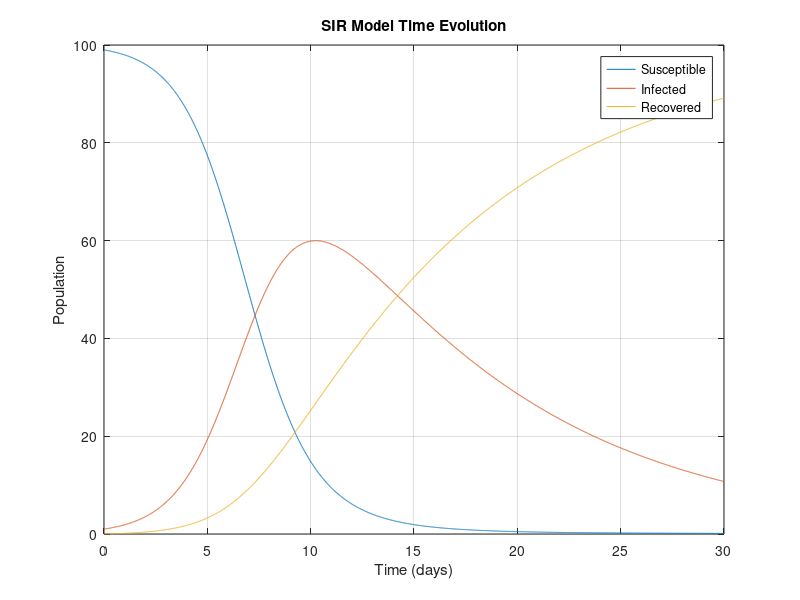
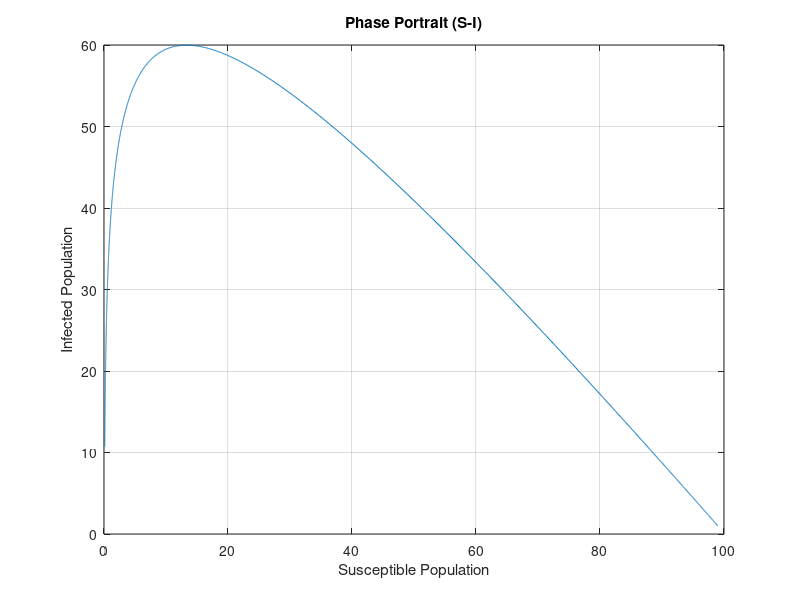

MATLAB code for these plots, in order:
function task_3a(N)
   % Model parameters
   if nargin < 1, N = 100;  end
   % Population size
   beta = 0.1;     % Recovery rate (1/10 days)
   R0 = 7.5;       % Basic reproduction number
   alpha = R0 * beta;  % Infection rate
   tMax = 30;      % Simulation time
   dt = 0.01;      % Time step

   % Initial conditions
   S = N - 1;
   I = 1;
   R = 0;

   % Arrays for storing results
   steps = tMax/dt;
   Sprogress = zeros(steps, 1);  
   Iprogress = zeros(steps, 1);
   Rprogress = zeros(steps, 1);
   time = zeros(steps, 1);

   % Simulate using Euler method
   for i = 1:steps
       % Store current state
       Sprogress(i) = S;
       Iprogress(i) = I;
       Rprogress(i) = R;
       time(i) = (i-1)*dt;

       % Calculate derivatives
       dSdt = -alpha * S * I / N;
       dIdt = alpha * S * I / N - beta * I;
       dRdt = beta * I;

       % Update using Euler step
       S = S + dSdt * dt;
       I = I + dIdt * dt;
       R = R + dRdt * dt;
   end

   % Plot time evolution
   figure(1);
   plot(time, [Sprogress Iprogress Rprogress]);
   legend('Susceptible', 'Infected', 'Recovered');
   xlabel('Time (days)');
   ylabel('Population');
   title('SIR Model Time Evolution');
   grid on;

   % Plot phase portrait
   figure(2);
   plot(Sprogress, Iprogress);
   xlabel('Susceptible Population');
   ylabel('Infected Population');
   title('Phase Portrait (S-I)');
   grid on;
end